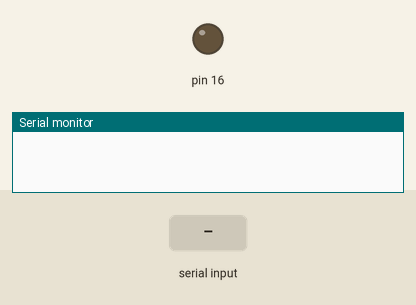
Bench run of a sketch on a simulated Arduino Uno, built with avr-gcc and run on an emulated ATmega328P. Parts: output pins drawn as LEDs (lit = HIGH), the last lines printed to the serial monitor. The test bench sets the inputs (shaded band).

Above: at 1.2 s.
1.3 s: "1\n" received over Serial
At 2.5 s:
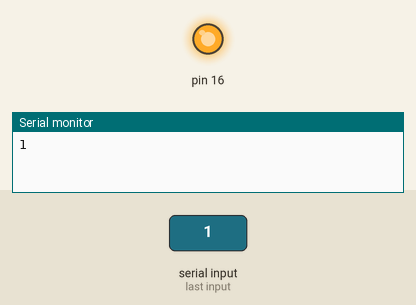
2.8 s: "0\n" received over Serial
At 3.7 s:
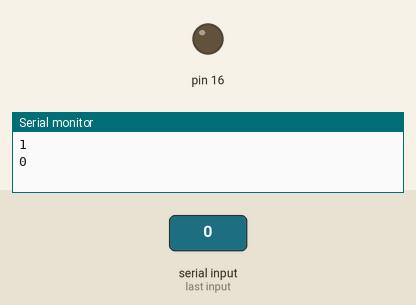
Timing chart, 0 to 5.8 s (numbered marks = the images above; inputs shaded):
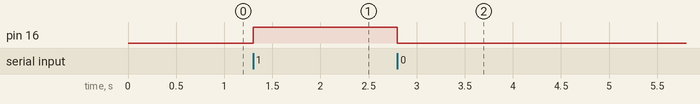

Measured:
- after the input at 1.3 s, pin 16: LOW → HIGH at once
- after the input at 2.8 s, pin 16: HIGH → LOW at once

The sketch:

ble_app_arduino_code.ino
```cpp
char Incoming_value = 0;

void setup()
{
  Serial.begin(9600);
  pinMode(16, OUTPUT);
}

void loop()
{
  if(Serial.available() > 0)
  {
    Incoming_value = Serial.read();
    Serial.print(Incoming_value);
    Serial.print("\n");
    if(Incoming_value == '1')
      digitalWrite(16, HIGH);
    else if(Incoming_value == '0')
      digitalWrite(16, LOW);
  }
}
```
